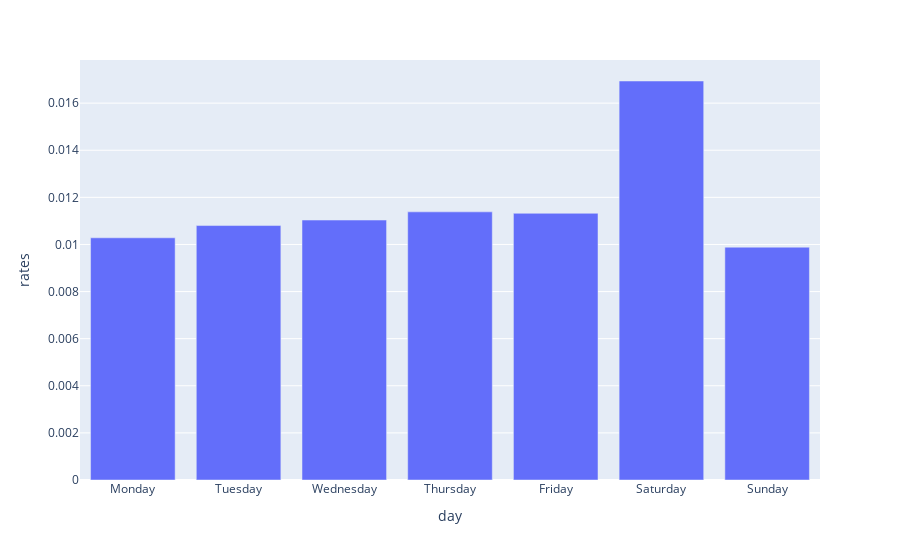

This figure's notebook cell:
### Markdown cell above
## Order cancel rate vs day of week

### Code cell
days_str = ['Monday', 'Tuesday', 'Wednesday', 'Thursday', 'Friday', 'Saturday', 'Sunday']
days = [0,1,2,3,4,5,6]
data = []
for day in days:
    cancelled = df[df['order_day'] == day]['cancelled'].values
    data+=[[days_str[day], sum(cancelled), len(cancelled) - sum(cancelled), sum(cancelled)/len(cancelled)]]
data = pd.DataFrame(data, columns = ["day", "cancelled", "delivered", 'rates'])
px.bar(data, x = 'day', y = 'rates')

### Figure 1 — Plotly figure (JSON) as saved in the notebook; plotly's stock layout.template omitted (floating-point values rounded to 4 significant figures)
{"data": [{"alignmentgroup": "True", "hovertemplate": "day=%{x}<br>rates=%{y}<extra></extra>", "legendgroup": "", "marker": {"color": "#636efa", "pattern": {"shape": ""}}, "name": "", "offsetgroup": "", "orientation": "v", "showlegend": false, "textposition": "auto", "type": "bar", "x": ["Monday", "Tuesday", "Wednesday", "Thursday", "Friday", "Saturday", "Sunday"], "xaxis": "x", "y": [0.01028, 0.0108, 0.01104, 0.01138, 0.01132, 0.01694, 0.009884], "yaxis": "y"}], "layout": {"barmode": "relative", "legend": {"tracegroupgap": 0}, "margin": {"t": 60}, "xaxis": {"anchor": "y", "domain": [0, 1], "title": {"text": "day"}}, "yaxis": {"anchor": "x", "domain": [0, 1], "title": {"text": "rates"}}}}
